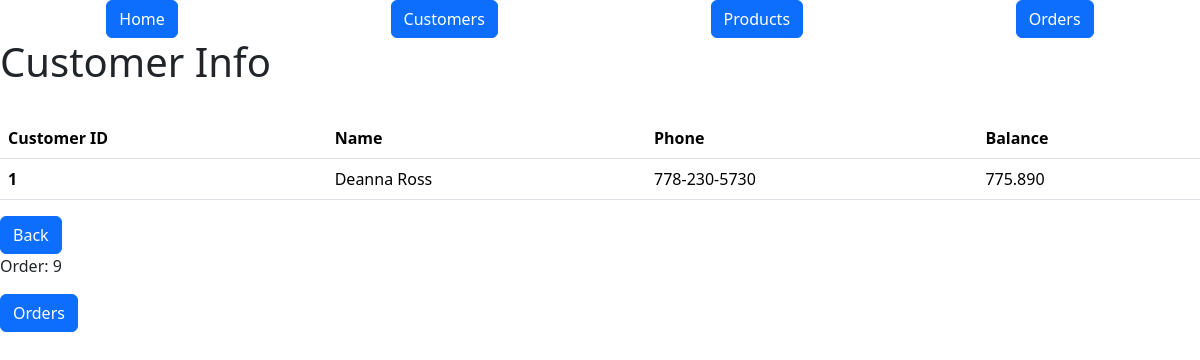
Page /customers/1 on the earlier database version.
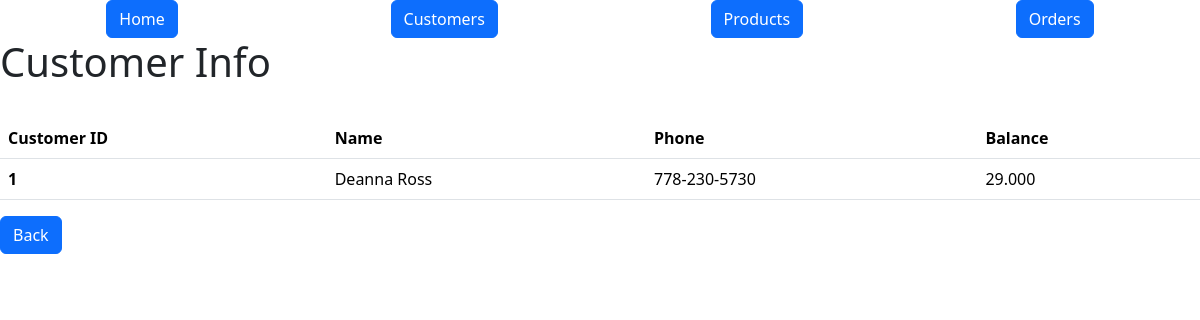
Same page on the later database version.
### models.py (models this page shows, shortened)
class Customer(db.Model):
    id = mapped_column(Integer, primary_key=True)
    name = mapped_column(String(200), nullable=False, unique=True)
    phone = mapped_column(String(20), nullable=False)
    balance = mapped_column(DECIMAL(10, 3), nullable=False, default=0)
    orders = relationship("Order", cascade="all, delete-orphan")

class Order(db.Model):
    id = mapped_column(Integer, primary_key=True)
    customer_id = mapped_column(Integer, ForeignKey(Customer.id), nullable=False)
    total = mapped_column(DECIMAL(10, 3), default=0)
    customer = relationship("Customer", back_populates="orders")
    items = relationship("ProductOrder", cascade="all, delete-orphan")
    created_at = mapped_column(DateTime, default=func.now())
    processed = mapped_column(DateTime, default=None, nullable=True)
    def total(self):
        total = 0
        for item in self.items:
            total += item.product.price * item.quantity
        math.floor(total)
        return total

### routes/html_bp.py (the view)
@htmls_bp.route("/customers/<int:id>", methods=["GET"])
def customer_info(id):
    customer = db.get_or_404(Customer, id)
    return render_template("customer.html", customer=customer)

### templates/customer.html
{% extends "base.html" %} {% block content %}
<h1>Customer Info</h1>
<br />
<table class="table table-hover">
  <thead>
    <tr>
      <th scope="col">Customer ID</th>
      <th scope="col">Name</th>
      <th scope="col">Phone</th>
      <th scope="col">Balance</th>
    </tr>
  </thead>
  <tbody>
    <tr>
      <th scope="row">{{customer.id}}</th>
      <td>{{customer.name}}</td>
      <td>{{customer.phone}}</td>
      <td>{{customer.balance}}</td>
    </tr>
  </tbody>
</table>
<a class="btn btn-primary" href="{{url_for('html.customers_info')}}">Back</a>
{% for order in customer.orders %}
<p>Order: {{order.id}}</p>
<a class="btn btn-primary" href="{{url_for('html.orders_info', id=order.id)}}"
  >Orders</a
>
{%endfor%} {% endblock %}

Differences in the rows shown:
no longer on this page (row edited): Order: id "9"
changed Customer "Deanna Ross": balance "775.890" → "29.000"
